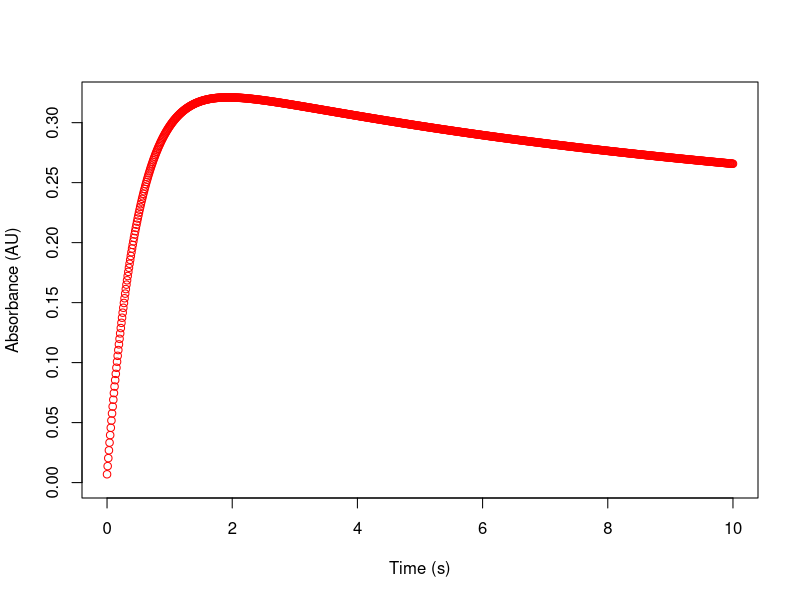

Reproduce this figure in R.
#load file
data = read.csv(text="0
0.006931471805599453
0.013724314175056315
0.02038129969531045
0.026905145487210513
0.033298514278229725
0.039564015421146535
0.045704205856157
0.0517215910175993
0.05761862568904344
0.06339771481217335
0.06906121425586538
0.07461143155230975
0.0800506266070645
0.08538101238968344
0.09060475561110591
0.09572397739340802
0.1007407539368457
0.10565711718841074
0.1104750555154064
0.11519651438684961
0.11982339706484331
0.12435756530744252
0.12880084008397383
0.13315500230325877
0.137421793554744
0.14160291686215137
0.1457000374489281
0.14971478351449882
0.15364874702009487
0.15750348448275314
0.16128051777594238
0.16498133493517092
0.16860739096686844
0.17216010865879552
0.17564087939022976
0.17905106394018694
0.1823919932919723
0.18566496943240504
0.1888712661441218
0.1920121297894412
0.195088780084352
0.1981024108612788
0.2010541908193744
0.20394526426118506
0.20677675181463667
0.20954975113939164
0.2122653376167278
0.21492456502219096
0.2175284661803739
0.22007805360126947
0.22257432009774333
0.2250182393837599
0.22741076665308543
0.2297528391382762
0.23204537664984
0.2342892820955337
0.23648544197983584
0.238634726883696
0.24073799192472878
0.24279607719807936
0.24480980819823964
0.2467799962221452
0.24870743875393053
0.2505929198317566
0.25243721039716743
0.25424106862746093
0.25600524025158833
0.25773045885012497
0.2594174461398718
0.2610669122436652
0.26267955594599174
0.2642560649350035
0.265797116031551
0.26730337540584354
0.26877549878235446
0.2702141316335831
0.2716199093632872
0.27299345747978543
0.27433539175993005
0.2756463184043302
0.2769268341844035
0.2781775265818107
0.2793989739208202
0.2805917454941296
0.28175640168265137
0.2828934940697571
0.2840035655504498
0.28508715043591576
0.28614477455388826
0.2871769553452312
0.2881842019571339
0.2891670153332815
0.29012588830134933
0.2910613056581454
0.29197374425270456
0.2928636730676168
0.2937315532988548
0.29457783843433855
0.2954029743314666
0.29620739929381157
0.2969915441471704
0.29775583231513586
0.2985006798943406
0.2992264957295084
0.2999336814884326
0.3006226317369871
0.3012937340142577
0.30194736890787505
0.3025839101296105
0.30320372459129086
0.30380717248107286
0.3043946073401089
0.3049663761396289
0.30552281935845
0.3060642710609207
0.30659105897529854
0.30710350457255364
0.3076019231455812
0.30808662388880714
0.3085579099781613
0.3090160786513867
0.3094614212886575
0.3098942234934657
0.3103147651737405
0.3107233206231586
0.31112015860260395
0.3115055424217305
0.3118797300205844
0.31224297405124013
0.31259552195940127
0.3129376160659211
0.3132694936481951
0.3135913870213795
0.3139035236193889
0.31420612607562665
0.3144994123034062
0.31478359557601665
0.3150588846063912
0.31532548362633667
0.31558359246528617
0.3158334066285329
0.3160751173749103
0.31630891179388415
0.31653497288201876
0.31675347961879063
0.316964607041713
0.3171685263207483
0.3173654048319772
0.3175554062305008
0.3177386905225516
0.3179154141367921
0.3180857299947799
0.31824978758058037
0.31840773300951103
0.3185597090960013
0.31870585542055324
0.3188463083957921
0.31898120133159424
0.3191106644992854
0.3192348251948964
0.319353807801475
0.31946773385044436
0.3195767220820055
0.3196808885045798
0.3197803464532898
0.31987520664747754
0.3199655772472597
0.3200515639091211
0.3201332698405489
0.32021079585370876
0.32028424041816816
0.3203536997126712
0.32041926767596757
0.32048103605670547
0.32053909446239187
0.3205935304074281
0.3206444293602285
0.3206918747894302
0.3207359482092027
0.32077672922366657
0.32081429557042934
0.320848723163251
0.3208800861338465
0.3209084568728374
0.32093390606986394
0.3209565027528662
0.3209763143265486
0.3209934066100355
0.32100784387373554
0.3210196888754174
0.32102900289551856
0.3210358457716918
0.3210402759326063
0.3210423504310109
0.32104212497607637
0.3210396539650254
0.3210349905140646
0.3210281864886289
0.32101929253295286
0.32100835809897826
0.32099543147461224
0.32098055981134704
0.32096378915125406
0.3209451644533633
0.3209247296194393
0.3209025275191683
0.32087860001476476
0.32085298798501005
0.32082573134873665
0.3207968690877651
0.3207664392693087
0.32073447906785485
0.3207010247865337
0.320666111877986
0.32062977496474143
0.32059204785911455
0.3205529635826328
0.32051255438500215
0.3204708517626258
0.32042788647668063
0.32038368857076455
0.32033828738812176
0.3202917115884576
0.32024398916435065
0.3201951474572707
0.3201452131732135
0.3200942123979592
0.32004217061196333
0.31998911270488933
0.3199350629897899
0.31988004521694674
0.3198240825873746
0.3197671977659996
0.31970941289451676
0.3196507496039381
0.3195912290268334
0.3195308718092757
0.31946969812249576
0.31940772767425335
0.3193449797199311
0.3192814730733587
0.31921722611737324
0.3191522568141228
0.3190865827151167
0.3190202209710337
0.31895318834128744
0.3188855012033605
0.31881717556190997
0.3187482270576505
0.3186786709760201
0.31860852225563413
0.3185377954965328
0.318466504968228
0.31839466461755067
0.31832228807630925
0.31824938866875974
0.31817597941889286
0.31810207305754246
0.31802768202932213
0.3179528184993906
0.31787749436005136
0.3178017212371932
0.3177255104965712
0.3176488732499347
0.31757182036100734
0.31749436245131807
0.3174165099058931
0.3173382728788057
0.317259661298594
0.31718068487354256
0.31710135309684045
0.3170216752516079
0.31694166041580507
0.3168613174670191
0.31678065508713465
0.3166996817668916
0.31661840581033196
0.31653683533913746
0.31645497829686386
0.31637284245306985
0.3162904354073485
0.31620776459325906
0.31612483728216384
0.316041660586973
0.31595824146579754
0.3158745867255153
0.31579070302524875
0.3157065968797608
0.31562227466276815
0.31553774261017353
0.31545300682322086
0.3153680732715753
0.31528294779632765
0.3151976361129272
0.31511214381404407
0.31502647637236286
0.3149406391433089
0.3148546373677098
0.3147684761743927
0.3146821605827189
0.31459569550506
0.31450908574921155
0.3144223360207521
0.314335450925344
0.3142484349709808
0.3141612925701802
0.3140740280421251
0.3139866456147529
0.31389914942679814
0.313811543529782
0.3137238318899595
0.31363601839021693
0.31354810683192624
0.31346010093675525
0.31337200434843526
0.31328382063448623
0.3131955532879023
0.3131072057287965
0.31301878130600913
0.31293028329867445
0.3128417149177548
0.3127530793075361
0.31266437954708864
0.31257561865169525
0.312486799574244
0.31239792520658993
0.3123089983808844
0.3122200218708739
0.3121309983931676
0.3120419306084773
0.31195282112282674
0.31186367248873376
0.3117744872063652
0.311685267724665
0.3115960164424558
0.3115067357095159
0.31141742782763043
0.31132809505161885
0.31123873959034004
0.3111493636076713
0.3110599692234681
0.31097055851450006
0.3108811335153654
0.310791696219386
0.3107022485794804
0.3106127925090171
0.3105233298826502
0.31043386253713406
0.31034439227211963
0.3102549208509339
0.31016545000134094
0.3100759814162857
0.309986516754621
0.30989705764181896
0.3098076056706647
0.3097181624019359
0.3096287293650668
0.3095393080587971
0.30944989995180605
0.30936050648333246
0.3092711290637822
0.3091817690753195
0.3090924278724478
0.3090031067825752
0.30891380710657007
0.30882453011930133
0.30873527707016957
0.30864604918362426
0.3085568476596704
0.3084676736743648
0.30837852838029983
0.3082894129070771
0.3082003283617719
0.3081112758293858
0.30802225637328984
0.3079332710356588
0.3078443208378952
0.3077554067810437
0.30766652984619774
0.30757769099489657
0.30748889116951306
0.3074001312936343
0.3073114122724332
0.30722273499303254
0.3071341003248608
0.3070455091199996
0.306956962213526
0.3068684604238448
0.3067800045530151
0.30669159538706964
0.30660323369632747
0.30651492023569954
0.30642665574498806
0.30633844094917967
0.3062502765587313
0.30616216326985213
0.3060741017647771
0.3059860927120365
0.3058981367667185
0.3058102345707278
0.30572238675303665
0.30563459392993314
0.3055468567052615
0.30545917567066033
0.30537155140579286
0.30528398447857485
0.3051964754453967
0.30510902485134095
0.3050216332303947
0.3049343011056591
0.30484702898955357
0.30475981738401553
0.3046726667806967
0.3045855776611545
0.30449855049704105
0.30441158575028665
0.3043246838732801
0.3042378453090453
0.30415107049141554
0.3040643598452016
0.30397771378635824
0.30389113272214735
0.30380461705129785
0.30371816716416
0.303631783442861
0.3035454662614532
0.30345921598606146
0.3033730329750284
0.303286917579053
0.30320087014133174
0.3031148909976924
0.3030289804767276
0.3029431388999247
0.30285736658179324
0.30277166382999104
0.302686030945446
0.30260046822247677
0.3025149759489096
0.30242955440619523
0.30234420386952165
0.30225892460792486
0.3021737168843979
0.30208858095599767
0.3020035170739496
0.3019185254837504
0.301833606425269
0.3017487601328438
0.30166398683538154
0.30157928675645085
0.3014946601143756
0.3014101071223266
0.3013256279884108
0.3012412229157594
0.30115689210261326
0.30107263574240894
0.30098845402386054
0.3009043471310407
0.30082031524346176
0.30073635853615255
0.3006524771797363
0.3005686713405061
0.3004849411804975
0.3004012868575627
0.30031770852544115
0.30023420633382913
0.30015078042844867
0.3000674309511149
0.29998415803980166
0.29990096182870735
0.29981784244831744
0.2997348000254675
0.2996518346834046
0.2995689465418474
0.299486135717045
0.29940340232183543
0.29932074646570206
0.29923816825482985
0.29915566779216035
0.29907324517744577
0.29899090050730054
0.2989086338752555
0.29882644537180725
0.29874433508446907
0.2986623030978193
0.298580349493551
0.2984984743505182
0.29841667774478337
0.2983349597496625
0.2982533204357712
0.29817175987106703
0.2980902781208953
0.29800887524802944
0.2979275513127146
0.29784630637270804
0.29776514048331953
0.2976840536974511
0.2976030460656366
0.29752211763607966
0.29744126845469077
0.2973604985651258
0.2972798080088211
0.2971991968250298
0.2971186650508571
0.2970382127212943
0.29695783986925345
0.29687754652560033
0.2967973327191872
0.2967171984768848
0.29663714382361533
0.29655716878238203
0.2964772733743007
0.2963974576186296
0.29631772153279906
0.2962380651324411
0.29615848843141696
0.2960789914418461
0.29599957417413414
0.295920236636999
0.2958409788374985
0.295761800781057
0.29568270247148976
0.29560368391103015
0.29552474510035426
0.2954458860386043
0.29536710672341454
0.29528840715093385
0.29520978731585024
0.29513124721141254
0.29505278682945485
0.29497440616041687
0.294896105193368
0.2948178839160267
0.2947397423147838
0.29466168037472196
0.2945836980796372
0.29450579541205785
0.2944279723532665
0.2943502288833177
0.294272564981058
0.29419498062414545
0.29411747578906733
0.2940400504511592
0.29396270458462287
0.29388543816254387
0.2938082511569093
0.2937311435386254
0.29365411527753404
0.2935771663424293
0.293500296701075
0.29342350632021896
0.2933467951656117
0.29327016320201904
0.29319361039324043
0.29311713670212214
0.2930407420905735
0.29296442651958104
0.29288818994922294
0.2928120323386834
0.2927359536462678
0.2926599538294153
0.2925840328447125
0.2925081906479084
0.2924324271939251
0.2923567424368738
0.29228113633006575
0.292205608826025
0.29213015987650226
0.29205478943248536
0.2919794974442128
0.29190428386118483
0.29182914863217607
0.29175409170524585
0.2916791130277507
0.29160421254635527
0.29152939020704305
0.29145464595512816
0.29137997973526497
0.29130539149145945
0.2912308811670795
0.2911564487048651
0.29108209404693847
0.29100781713481433
0.2909336179094091
0.2908594963110511
0.2907854522794906
0.2907114857539081
0.29063759667292427
0.29056378497460883
0.2904900505964906
0.29041639347556447
0.290342813548302
0.29026931075065904
0.29019588501808463
0.2901225362855291
0.290049264487453
0.28997606955783417
0.2899029514301768
0.28982991003751907
0.28975694531244034
0.2896840571870702
0.2896112455930944
0.2895385104617639
0.28946585172390116
0.289393269309908
0.2893207631497726
0.2892483331730762
0.28917597930900135
0.28910370148633713
0.2890314996334868
0.28895937367847496
0.2888873235489533
0.2888153491722073
0.28874345047516264
0.2886716273843926
0.2885998798261225
0.288528207726237
0.28845661101028597
0.2883850896034906
0.2883136434307488
0.28824227241664185
0.2881709764854394
0.2880997555611055
0.28802860956730425
0.2879575384274049
0.28788654206448805
0.2878156204013503
0.28774477336050985
0.2876740008642121
0.2876033028344334
0.2875326791928885
0.287462129861033
0.2873916547600706
0.28732125381095625
0.28725092693440174
0.2871806740508805
0.287110495080632
0.2870403899436666
0.28697035855977004
0.2869004008485082
0.286830516729231
0.2867607061210766
0.2866909689429776
0.28662130511366274
0.2865517145516625
0.286482197175314
0.2864127529027631
0.2863433816519693
0.2862740833407117
0.28620485788658917
0.28613570520702775
0.2860666252192824
0.28599761784044164
0.285928682987431
0.2858598205770165
0.2857910305258093
0.285722312750268
0.285653667166703
0.28558509369127977
0.2855165922400224
0.28544816272881685
0.2853798050734143
0.28531151918943476
0.2852433049923703
0.28517516239758783
0.2851070913203329
0.2850390916757325
0.28497116337879846
0.2849033063444299
0.28483552048741717
0.28476780572244403
0.2847001619640909
0.2846325891268384
0.28456508712506917
0.2844976558730715
0.28443029528504127
0.28436300527508596
0.2842957857572266
0.2842286366454001
0.284161557853463
0.28409454929519334
0.28402761088429335
0.2839607425343921
0.28389394415904795
0.2838272156717514
0.28376055698592706
0.2836939680149363
0.28362744867207995
0.2835609988705998
0.2834946185236821
0.2834283075444589
0.2833620658460112
0.28329589334137006
0.2832297899435204
0.2831637555654013
0.28309779011991004
0.2830318935199026
0.28296606567819704
0.2829003065075753
0.28283461592078424
0.28276899383053933
0.28270344014952536
0.2826379547903986
0.28257253766578977
0.28250718868830443
0.28244190777052675
0.28237669482501876
0.282311549764325
0.2822464725009729
0.2821814629474747
0.2821165210163292
0.2820516466200238
0.28198683967103605
0.2819221000818358
0.2818574277648859
0.28179282263264527
0.28172828459756877
0.28166381357211123
0.2815994094687262
0.2815350721998704
0.28147080167800287
0.2814065978155878
0.28134246052509676
0.2812783897190076
0.2812143853098094
0.28115044721000054
0.2810865753320932
0.2810227695886123
0.2809590298920988
0.28089535615510974
0.28083174829022034
0.28076820621002513
0.2807047298271395
0.2806413190542006
0.28057797380386973
0.28051469398883133
0.28045147952179733
0.280388330315506
0.2803252462827238
0.2802622273362478
0.280199273388905
0.28013638435355503
0.2800735601430903
0.28001080067043777
0.27994810584856034
0.27988547559045684
0.2798229098091648
0.27976040841775973
0.2796979713293577
0.2796355984571157
0.2795732897142331
0.2795110450139517
0.2794488642695583
0.2793867473943845
0.2793246943018082
0.27926270490525473
0.279200779118197
0.2791389168541582
0.27907711802671037
0.27901538254947794
0.2789537103361354
0.2788921013004125
0.2788305553560911
0.2787690724170083
0.27870765239705697
0.2786462952101859
0.2785850007704017
0.2785237689917691
0.27846259978841115
0.2784014930745117
0.2783404487643143
0.2782794667721243
0.2782185470123094
0.2781576893993
0.2780968938475905
0.27803616027173944
0.2779754885863705
0.27791487870617415
0.27785433054590675
0.2777938440203923
0.27773341904452314
0.2776730555332599
0.2776127534016334
0.2775525125647439
0.277492332937763
0.2774322144359339
0.2773721569745714
0.27731216046906354
0.27725222483487166
0.27719234998753073
0.27713253584265124
0.2770727823159178
0.27701308932309193
0.2769534567800107
0.27689388460258896
0.2768343727068184
0.2767749210087692
0.27671552942459055
0.27665619787050993
0.27659692626283533
0.2765377145179553
0.27647856255233816
0.2764194702825344
0.27636043762517587
0.27630146449697685
0.27624255081473476
0.2761836964953301
0.27612490145572677
0.27606616561297326
0.27600748888420285
0.2759488711866338
0.2758903124375697
0.27583181255440087
0.2757733714546036
0.2757149890557407
0.27565666527546334
0.2755984000315095
0.2755401932417055
0.27548204482396643
0.27542395469629605
0.27536592277678756
0.2753079489836239
0.27525003323507785
0.2751921754495128
0.27513437554538295
0.27507663344123345
0.27501894905570123
0.27496132230751485
0.2749037531154948
0.27484624139855507
0.27478878707570126
0.2747313900660329
0.27467405028874275
0.27461676766311743
0.2745595421085377
0.27450237354447843
0.2744452618905098
0.2743882070662961
0.27433120899159763
0.2742742675862697
0.2742173827702643
0.27416055446362836
0.2741037825865057
0.2740470670591372
0.2739904078018597
0.27393380473510787
0.2738772577794135
0.27382076685540596
0.27376433188381233
0.2737079527854582
0.27365162948126653
0.2735953618922604
0.2735391499395601
0.2734829935443854
0.27342689262805536
0.2733708471119882
0.273314856917702
0.2732589219668142
0.27320304218104263
0.27314721748220505
0.2730914477922191
0.27303573303310413
0.2729800731269784
0.2729244679960629
0.27286891756267856
0.2728134217492474
0.2727579804782933
0.27270259367244165
0.2726472612544189
0.27259198314705446
0.27253675927327814
0.27248158955612295
0.27242647391872393
0.27237141228431844
0.27231640457624623
0.27226145071795
0.27220655063297466
0.2721517042449688
0.2720969114776833
0.2720421722549723
0.2719874865007935
0.2719328541392079
0.2718782750943793
0.2718237492905759
0.2717692766521692
0.2717148571036343
0.27166049056955044
0.2716061769746004
0.2715519162435713
0.27149770830135445
0.2714435530729451
0.2713894504834426
0.2713354004580512
0.27128140292207914
0.2712274578009391
0.2711735650201488
0.27111972450533
0.27106593618220953
0.2710121999766187
0.2709585158144942
0.27090488362187665
0.27085130332491203
0.2707977748498518
0.2707442981230514
0.27069087307097234
0.27063749962018036
0.2705841776973473
0.27053090722924883
0.27047768814276696
0.2704245203648889
0.27037140382270647
0.2703183384434173
0.27026532415432397
0.2702123608828347
0.27015944855646307
0.2701065871028279
0.2700537764496538
0.27000101652477027
0.2699483072561124
0.26989564857172127
0.26984304039974255
0.2697904826684281
0.2697379753061346
0.2696855182413252
0.26963311140256724
0.26958075471853443
0.26952844811800586
0.26947619152986607
0.2694239848831046
0.2693718281068168
0.269319721130204
0.2692676638825717
0.26921565629333183
0.26916369829200193
0.26911178980820377
0.26905993077166546
0.2690081211122202
0.2689563607598064
0.2689046496444678
0.2688529876963536
0.26880137484571803
0.26874981102292056
0.2686982961584262
0.2686468301828048
0.2685954130267312
0.26854404462098563
0.2684927248964535
0.26844145378412465
0.2683902312150944
0.2683390571205631
0.2682879314318355
0.2682368540803213
0.2681858249975356
0.26813484411509775
0.26808391136473175
0.2680330266782664
0.2679821899876353
0.2679314012248766
0.2678806603221323
0.2678299672116499
0.2677793218257806
0.2677287240969802
0.26767817395780835
0.2676276713409297
0.26757721617911223
0.26752680840522874
0.2674764479522558
0.2674261347532736
0.26737586874146696
0.26732564985012364
0.26727547801263635
0.2672253531625003
0.2671752752333152
0.2671252441587838
0.26707525987271263
0.2670253223090119
0.2669754314016941
0.26692558708487646
0.26687578929277833
0.2668260379597227
0.26677633302013537
0.26672667440854486
0.26667706205958347
0.2666274959079852
0.2665779758885879
0.26652850193633093
0.26647907398625703
0.266429691973511
0.2663803558333399
0.2663310655010939
0.26628182091222435
0.26623262200228526
0.26618346870693255
0.2661343609619243
0.2660852987031206
0.2660362818664821
0.2659873103880728
0.26593838420405697
0.2658895032507013
0.2658406674643732
0.2657918767815416
0.2657431311387766")
times <- seq(from=0, to=10, by=0.01)

maximum <- max(data)

png(filename = "beers.png");
plot(times, data[,1], col=hsv(0, 1, 1), ylim=c(0, maximum), xlab="Time (s)", ylab="Absorbance (AU)")

dev.off()
